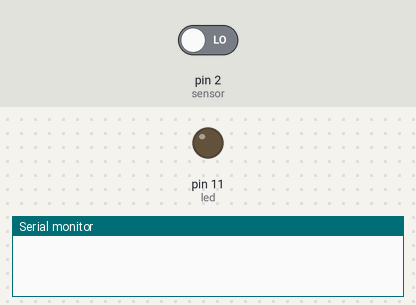
Bench run of a sketch on a simulated Arduino Uno, built with avr-gcc and run on an emulated ATmega328P. Parts: output pins drawn as LEDs (lit = HIGH), the last lines printed to the serial monitor. The inputs (shaded band) are chosen by the test bench; at power-on: pin 2 (sensor) LOW.

Above: at 1.2 s.
1.3 s: pin 2 (sensor) driven HIGH
At 2.1 s:
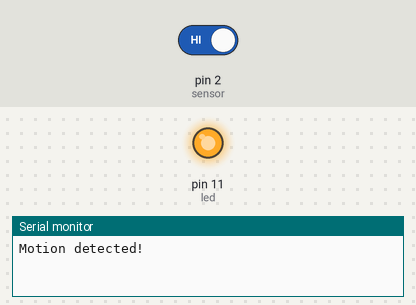
2.9 s: pin 2 (sensor) driven LOW
At 3.2 s:
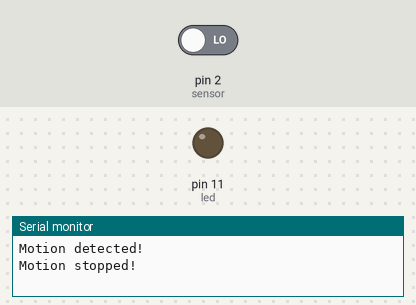
Timing chart, 0 to 5.9 s (numbered marks = the images above; inputs shaded):
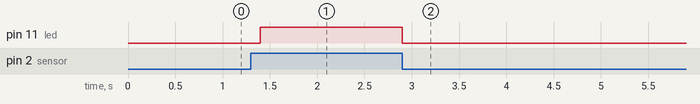

The sketch:

Security_Alarm.ino
```cpp
 int led = 11;
int sensor = 2;
int state = LOW;
int val = 0;

void setup() {
  pinMode(led, OUTPUT);
  pinMode(sensor, INPUT);
  Serial.begin(9600);
}

void loop(){
  val = digitalRead(sensor);

  if (val == HIGH) {
    digitalWrite(led, HIGH);   // turn LED ON to indicate alarm
    delay(100);

    if (state == LOW) {
      Serial.println("Motion detected!");
      state = HIGH;       // update variable state to HIGH - this is for like an announcement on maybe the user's phone
    }
  }
  else {
      digitalWrite(led, LOW); // turn LED OFF to indicate turning off the alarm
      delay(200);

      if (state == HIGH){
        Serial.println("Motion stopped!");
        state = LOW;       // update variable state to LOW
    }
  }
}
```

Measured:
- after the input at 1.3 s, pin 11 (led): LOW → HIGH after 0.10 s
- after the input at 2.9 s, pin 11 (led): HIGH → LOW at once
